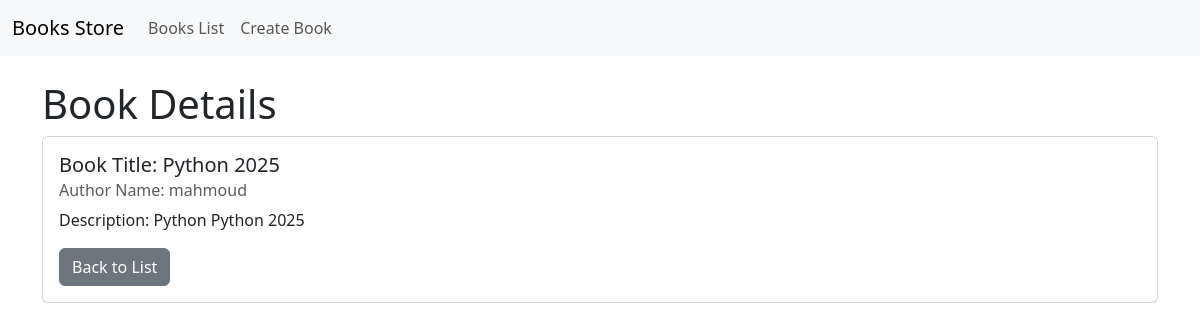
The page /books/2 on the database its author committed.
### models/book.py (models this page shows)
class Book(Base):
    __tablename__ = "books"
    id = Column(Integer, primary_key=True)
    title = Column(String, nullable=False)
    description = Column(String)
    author_id = Column(Integer, ForeignKey("authors.id")) # weil die aAuthor tabele so heißt:     __tablename__ = "authors"
    author = relationship("Author", back_populates="books")
    reviews = relationship("Review", back_populates="book")

### models/author.py (models this page shows)
class Author(Base):
    __tablename__ = "authors"
    id = Column(Integer, primary_key=True)
    name = Column(String, nullable=False)
    books = relationship("Book", back_populates="author")

### views/books.py (the view)
@router.get("/{book_id}", include_in_schema=False)
def book_detail(request: Request,book_id:int,db: Session = Depends(get_db)):
    book = db.query(Book).get(book_id)
    if not book:
        raise HTTPException(status_code=404, detail="Book not found")
    return templates.TemplateResponse("books_detail.html", {"request": request, "book": book})

### templates/books_detail.html
{% extends "base.html" %}
{% block content %}
<h1>Book Details</h1>
<div class="card">
    <div class="card-body">
        <h5 class="card-title">Book Title: {{book.title}}</h5>
        <h6 class="card-subtitle mb-2 text-muted">Author Name: {{book.author.name}}</h6>
        <p class="card-text">Description: {{book.description}}</p>
        <a href="/books" class="btn btn-secondary">Back to List</a>
    </div>
</div>
{% endblock %}

### rows shown on the page
Book: title "Python 2025", description "Python Python 2025"
Author: author.name "mahmoud"
